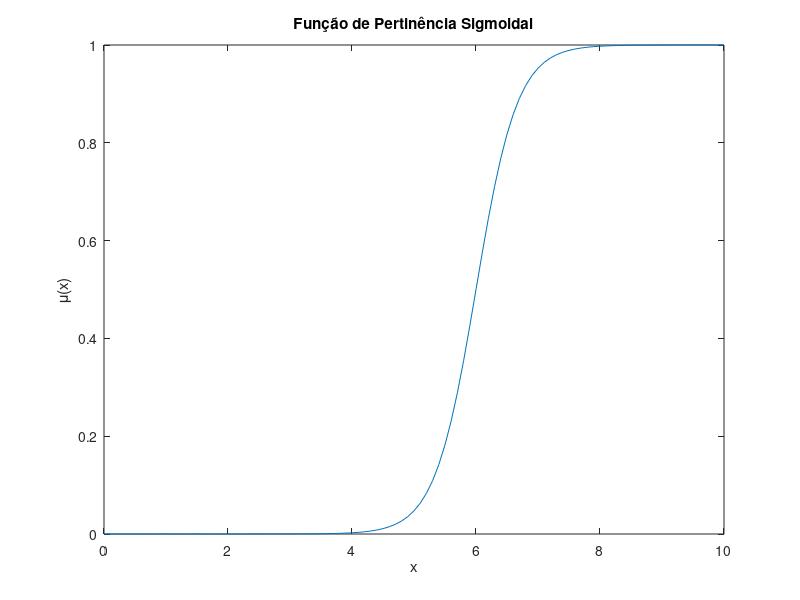

The MATLAB source for this figure:
x = 0:0.1:10;

% Função de Pertinência Sigmoidal

a = 3;
b = 6;

sigmoidal = sigmf(x, [a b]);

plot(x, sigmoidal);
title('Função de Pertinência Sigmoidal');
xlabel('x');
ylabel('\mu(x)');